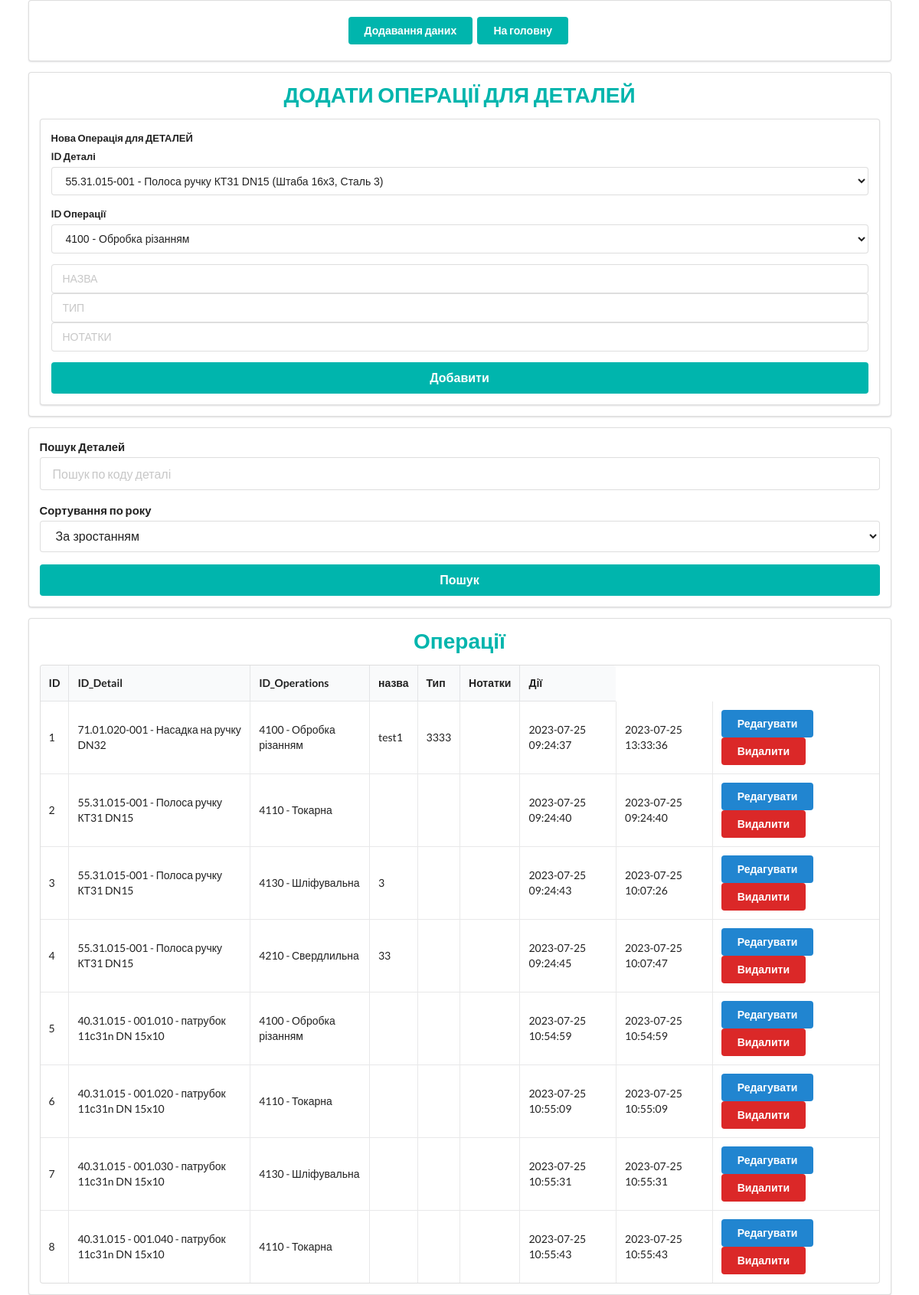
Page /details_operations on the committed database.
### tables/tables.py (models this page shows)
class Detail_Operations(Base):
    __tablename__ = 'detail_operations'
    id = Column(Integer, primary_key=True, index=True)
    detail_id = Column(Integer, ForeignKey("details.id"))
    operations_id = Column(Integer, ForeignKey("operations.id"))
    name = Column(String)
    type = Column(String)
    notes = Column(String)
    date_created = Column(DateTime, default=datetime.today)
    date_updated = Column(DateTime, default=datetime.today, onupdate=datetime.today)
    detail = relationship("Detail", backref="detail_operations")
    operations = relationship("Operations", backref="detail_operations")
    detail_m_ks = relationship('Detail_m_k', back_populates='detail_operations')

class Detail(Base):
    __tablename__ = 'details'
    id = Column(Integer, primary_key=True, index=True)                      #
    coding = Column(VARCHAR(13))                                            # Кодування
    name = Column(String)                                                   # Найменування
    product_type= Column(Integer)
    material_id = Column(Integer, ForeignKey("materials.id"))               #
    lenght_workpiece = Column(Float)                                        # Довжина заготовки
    width_workpiece = Column(Float)                                         # Ширина заготовки
    trimming = Column(Float)                                                # Торцовка
    lenght_detail = Column(Float)                                           # Довжина деталі
    rate_costs = Column(Float)                                              # Норма розтрат, мм.
    notes = Column(String)
    price = Column(Float)                                                   # ціна
    date_created = Column(DateTime, default=datetime.today)
    date_updated = Column(DateTime, default=datetime.today, onupdate=datetime.today)
    Material = relationship("Material")
    detail_m_ks = relationship('Detail_m_k', back_populates='detail')

class Operations(Base):
    __tablename__ = 'operations'
    id = Column(Integer, primary_key=True, index=True)
    coding = Column(String)
    name = Column(String)
    type = Column(String)
    notes = Column(String)
    date_created = Column(DateTime, default=datetime.today)
    date_updated = Column(DateTime, default=datetime.today, onupdate=datetime.today)

### routers/add_all/details_operations.py (the view)
@app.get('/details_operations')
def detail_operations(request: Request, db_session: Session = Depends(get_db)):
    detail_operations = db_session.query(Detail_Operations).all()
    details = db_session.query(Detail).options(joinedload(Detail.Material)).all()  # Fetch all Details with their Materials
    operations = db_session.query(Operations).all()  # Fetch all Operations
    return templates.TemplateResponse("/details_operations/details_operations.html",
                                      {"request": request,
                                       "detail_operations_list": detail_operations,
                                       "details": details,  # send details to the template
                                       "operations": operations  # send operations to the template
                                      })

### templates/details_operations/details_operations.html (shortened to what this page needs)
{% extends 'layout.html' %}
{% block content %}
<div class="ui container">
    <div class="ui padded segment">
        <div class="ui center aligned container">
            <a href="add_all"><button class="ui teal button" type="submit">Додавання даних</button></a>
            <a href="/"><button class="ui teal button" type="submit">На головну</button></a>
        </div>
    </div>
    <div class="ui segment">
        <h1 class="ui center aligned header teal">{{ 'ДОДАТИ ОПЕРАЦІЇ ДЛЯ ДЕТАЛЕЙ' }}</h1>
        <form id="add-detail-operation-form" class="ui large form">
            <div class="ui segment">
                <div class="field">
                    <label>Нова  Операція для ДЕТАЛЕЙ</label>
                   <div class="field">
                    <label>ID Деталі</label>
                        <select name="detail_id">
                            {% for detail in details %}
                            <option value="{{ detail.id }}">
                                {{ detail.coding }} - {{ detail.name }}
                            </option>
                            {% endfor %}
                        </select>
                    </div>
                <div class="field">
                    <label>ID Операції</label>
                    <select name="operations_id">
                        {% for operation in operations %}
                        <option value="{{ operation.id }}">{{ operation.coding }} - {{ operation.name }}</option>
                        {% endfor %}
                    </select>
                </div>
                    <div class="ui input">
                        <input type="text" name="name" placeholder="НАЗВА">
                    </div>
                    <div class="ui input">
                        <input type="text" name="type" placeholder="ТИП">
                    </div>
                    <div class="ui input">
                        <input type="text" name="notes" placeholder="НОТАТКИ">
                    </div>
                </div>
                 <button class="ui fluid large teal submit button" type="submit">Добавити</button>
                </div>
            </form>
      </div>
            <div class="ui segment">
                <form class="ui large form" action="{{ url_for('search_detail_operations') }}" method="get">
                    <div class="field">
                        <label>Пошук Деталей</label>
                        <div class="ui input">
                            <input type="text" name="search_term" placeholder="Пошук по коду деталі" value="{{ search_term }}">
                        </div>
                    </div>
                    <div class="field">
                        <label>Сортування по року</label>
                        <div class="ui input">
                            <select name="sort_order">
                                <option value="asc" {% if sort_order == 'asc' %} selected {% endif %}>За зростанням</option>
                            </select>
                        </div>
                    </div>
                    <button class="ui fluid large teal submit button" type="submit">Пошук</button>
                </form>
            </div>
        <div class="ui segment">
                <h1 class="ui center aligned header teal">Операції</h1>
                <table class="ui celled table">
                    <thead>
                        <tr>
                            <th>ID</th>
                            <th>ID_Detail</th>
                            <th>ID_Operations</th>
                            <th>назва</th>
                            <th>Тип</th>
                            <th>Нотатки</th>
                            <th>Дії</th>
                        </tr>
                    </thead>
                    <tbody>
                        {% for detail_operations in detail_operations_list %}
                        <tr>
                            <td>{{ detail_operations.id }}</td>
                            <td>{{ detail_operations.detail.coding }} - {{ detail_operations.detail.name }}</td>
                            <td>{{ detail_operations.operations.coding }} - {{ detail_operations.operations.name }}</td>
                            <td>{{ detail_operations.name }}</td>
                            <td>{{ detail_operations.type }}</td>
                            <td>{{ detail_operations.notes }}</td>
                            <td>{{ detail_operations.date_created.strftime('%Y-%m-%d %H:%M:%S') }}</td>
                            <td>{{ detail_operations.date_updated.strftime('%Y-%m-%d %H:%M:%S') }}</td>
                           <td>
                            <a href="{{ url_for('edit_detail_operations', detail_operations_id=detail_operations.id) }}"><button class="ui blue button">Редагувати</button></a>
                            <button class="ui red button" type="button" onclick="deleteDetail_Operations('{{detail_operations.id}}')">Видалити</button>
                        </td>
                        </tr>
                        {% endfor %}
                    </tbody>
                </table>
            </div>
</div>
{% endblock %}

### rows in the picture
Detail_Operations: id "1", detail.coding "71.01.020-001", detail.name "Насадка на ручку DN32", operations.coding "4100", operations.name "Обробка різанням", name "test1", type "3333", date_created "2023-07-25 09:24:37", date_updated "2023-07-25 13:33:36"
Detail_Operations: id "2", detail.coding "55.31.015-001", detail.name "Полоса ручку КТ31 DN15", operations.coding "4110", operations.name "Токарна", date_created "2023-07-25 09:24:40", date_updated "2023-07-25 09:24:40"
Detail_Operations: id "3", detail.coding "55.31.015-001", detail.name "Полоса ручку КТ31 DN15", operations.coding "4130", operations.name "Шліфувальна", name "3", date_created "2023-07-25 09:24:43", date_updated "2023-07-25 10:07:26"
Detail_Operations: id "4", detail.coding "55.31.015-001", detail.name "Полоса ручку КТ31 DN15", operations.coding "4210", operations.name "Свердлильна", name "33", date_created "2023-07-25 09:24:45", date_updated "2023-07-25 10:07:47"
Detail_Operations: id "5", detail.coding "40.31.015 - 001.010", detail.name "патрубок 11с31n DN 15x10", operations.coding "4100", operations.name "Обробка різанням", date_created "2023-07-25 10:54:59", date_updated "2023-07-25 10:54:59"
Detail_Operations: id "6", detail.coding "40.31.015 - 001.020", detail.name "патрубок 11с31n DN 15x10", operations.coding "4110", operations.name "Токарна", date_created "2023-07-25 10:55:09", date_updated "2023-07-25 10:55:09"
Detail_Operations: id "7", detail.coding "40.31.015 - 001.030", detail.name "патрубок 11с31n DN 15x10", operations.coding "4130", operations.name "Шліфувальна", date_created "2023-07-25 10:55:31", date_updated "2023-07-25 10:55:31"
Detail_Operations: id "8", detail.coding "40.31.015 - 001.040", detail.name "патрубок 11с31n DN 15x10", operations.coding "4110", operations.name "Токарна", date_created "2023-07-25 10:55:43", date_updated "2023-07-25 10:55:43"

### other values in the picture
{{ 'ДОДАТИ ОПЕРАЦІЇ ДЛЯ ДЕТАЛЕЙ' }} "ДОДАТИ ОПЕРАЦІЇ ДЛЯ ДЕТАЛЕЙ"
form field detail_id "55.31.015-001 - Полоса ручку КТ31 DN15 (Штаба 16х3, Сталь 3)"
form field operations_id "4100 - Обробка різанням"
